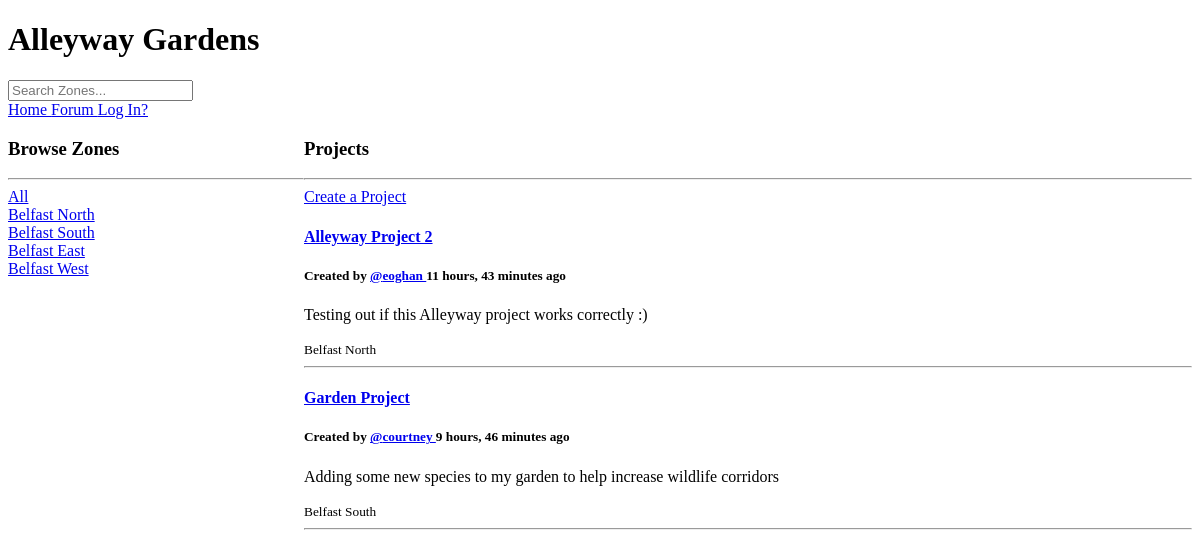
Before: / with the older database file.
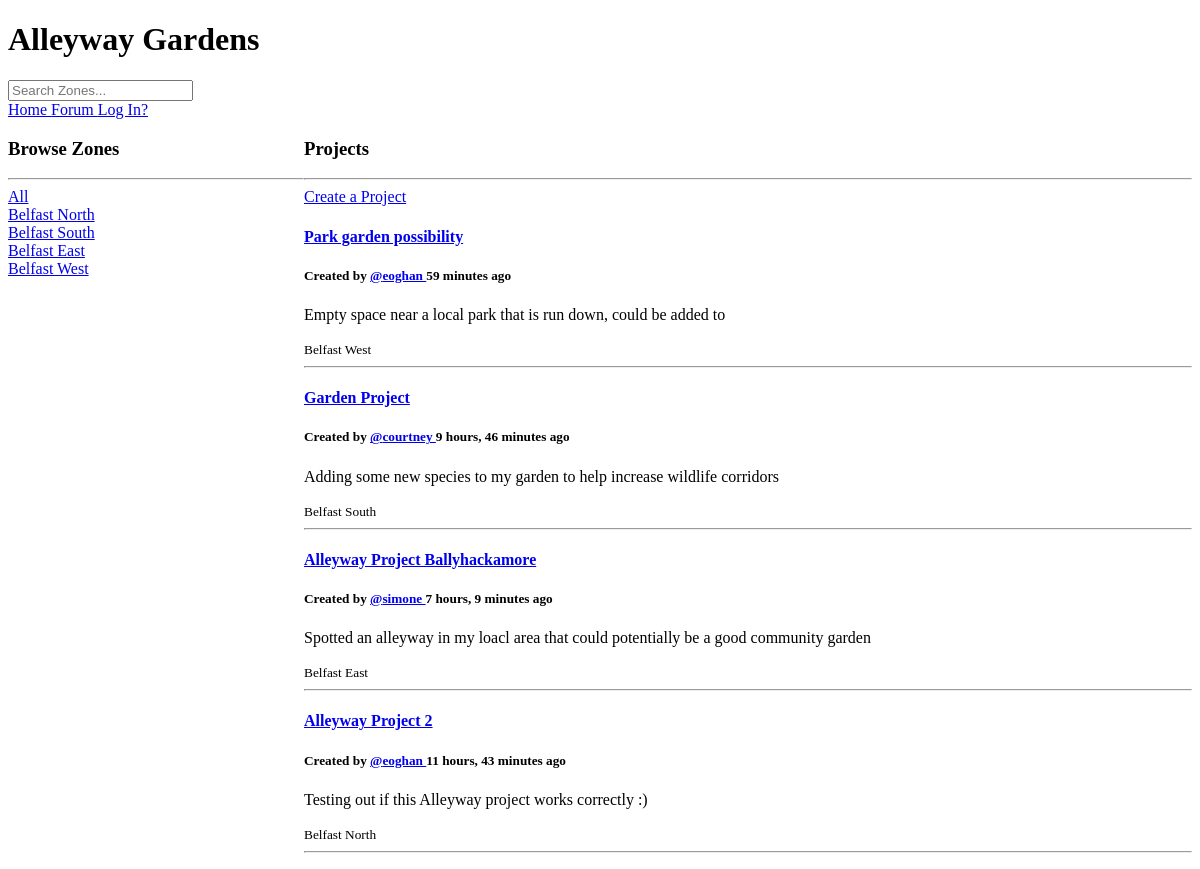
After: the same page with the newer database file.
### base/models.py (models this page shows, shortened)
class Zone(models.Model):
    name = models.CharField(max_length=200)

class Project(models.Model):
    host = models.ForeignKey(User, on_delete=models.SET_NULL, null=True)
    zone = models.ForeignKey(Zone, on_delete=models.SET_NULL, null=True)
    name = models.CharField(max_length=200)
    description = models.TextField(null=True, blank= True)
    participants = models.ManyToManyField(User, related_name='participants', blank=True)
    updated = models.DateTimeField(auto_now=True)
    created = models.DateTimeField(auto_now_add=True)
    class Meta:
        ordering = ['-updated', '-created']

### base/views.py (the view)
# urls.py: path('', views.home, name="home"),
def home(request):
    q = request.GET.get('q') if request.GET.get('q') != None else ''
    projects = Project.objects.filter(
                                      Q(zone__name__icontains=q) |
                                      Q(name__icontains=q)
                                      )
    zones = Zone.objects.all()
    context = {'projects' : projects, 'zones': zones}
    return  render(request, 'base/home.html' , context)

### base/templates/base/home.html (shortened to what this page needs)
{% extends 'main.html' %}
{% block content %}
<div class="home-container">
    <div>
        <h3>Browse Zones</h3>
        <hr>
        <div>
            <a href="{% url 'home' %}">All</a>
        </div>
        {% for zone in zones %}
            <div>
                <a href="{% url 'home' %}?q={{zone.name}}">{{zone.name}}</a>
            </div>
        {% endfor %}
    </div>
   <div>
        <h3> Projects </h3>
        <hr>
        <a href="{% url 'create-project' %}"> Create a Project </a>
        <div>
            {% for project in projects %}
            <div>
                <h4><a href="/project/{{project.id}}"> {{project.name}}</a></h4>
                <h5>Created by <a href="{% url 'user-profile' project.host.id %}">@{{project.host.username}} </a> {{project.created|timesince}} ago</h5>
                <p>{{project.description}}</p>
                <small> {{project.zone.name}}</small>
                <hr>
            </div>
            {% endfor %}
        </div>
   </div>
</div>
{% endblock content %}

Changed rows visible on the page:
added Project: name "Park garden possibility", host.username "eoghan", created "59 minutes", description "Empty space near a local park that is run down, could be added to", zone.name "Belfast West"
changed Project "Garden Project": moves up the list
added Project: name "Alleyway Project Ballyhackamore", host.username "simone", created "7 hours, 9 minutes", description "Spotted an alleyway in my loacl area that could potentially be a good community garden", zone.name "Belfast East"
